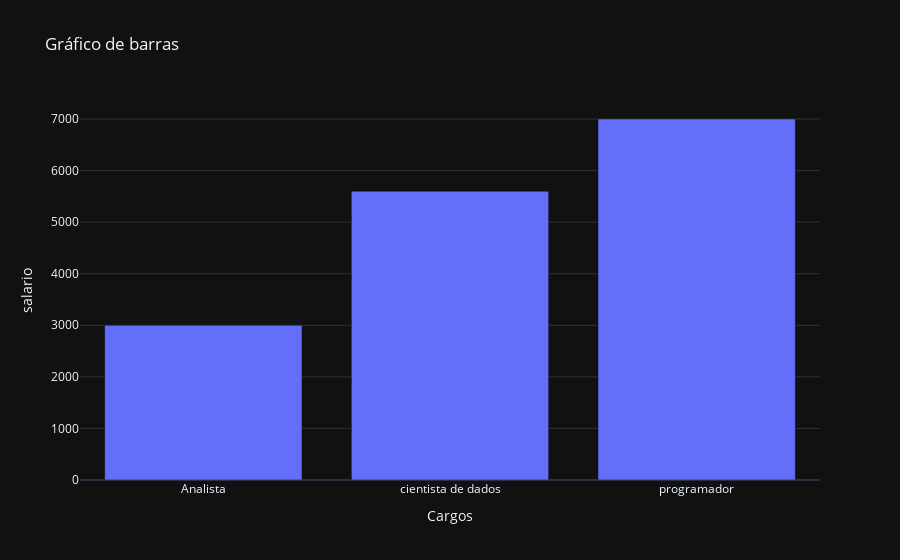

The code cell stored with this chart in its notebook:
### Code cell
import pandas as pd 
import plotly.express as px

data = {'Cargos': ['Analista', 'cientista de dados', 'programador'], 
        'salario': [3000, 5600, 7000]}

df = pd.DataFrame(data)

figura = px.bar(df, x='Cargos', y= 'salario', 
               title='Gráfico de barras',
               template='plotly_dark')
figura.show()

### Figure 1 — Plotly figure (JSON) as saved in the notebook; plotly's stock layout.template omitted (floating-point values rounded to 4 significant figures)
{"data": [{"alignmentgroup": "True", "hovertemplate": "Cargos=%{x}<br>salario=%{y}<extra></extra>", "legendgroup": "", "marker": {"color": "#636efa", "pattern": {"shape": ""}}, "name": "", "offsetgroup": "", "orientation": "v", "showlegend": false, "textposition": "auto", "x": ["Analista", "cientista de dados", "programador"], "xaxis": "x", "y": [3000, 5600, 7000], "yaxis": "y", "type": "bar"}], "layout": {"xaxis": {"anchor": "y", "domain": [0, 1], "title": {"text": "Cargos"}}, "yaxis": {"anchor": "x", "domain": [0, 1], "title": {"text": "salario"}}, "legend": {"tracegroupgap": 0}, "title": {"text": "Gráfico de barras"}, "barmode": "relative"}}
